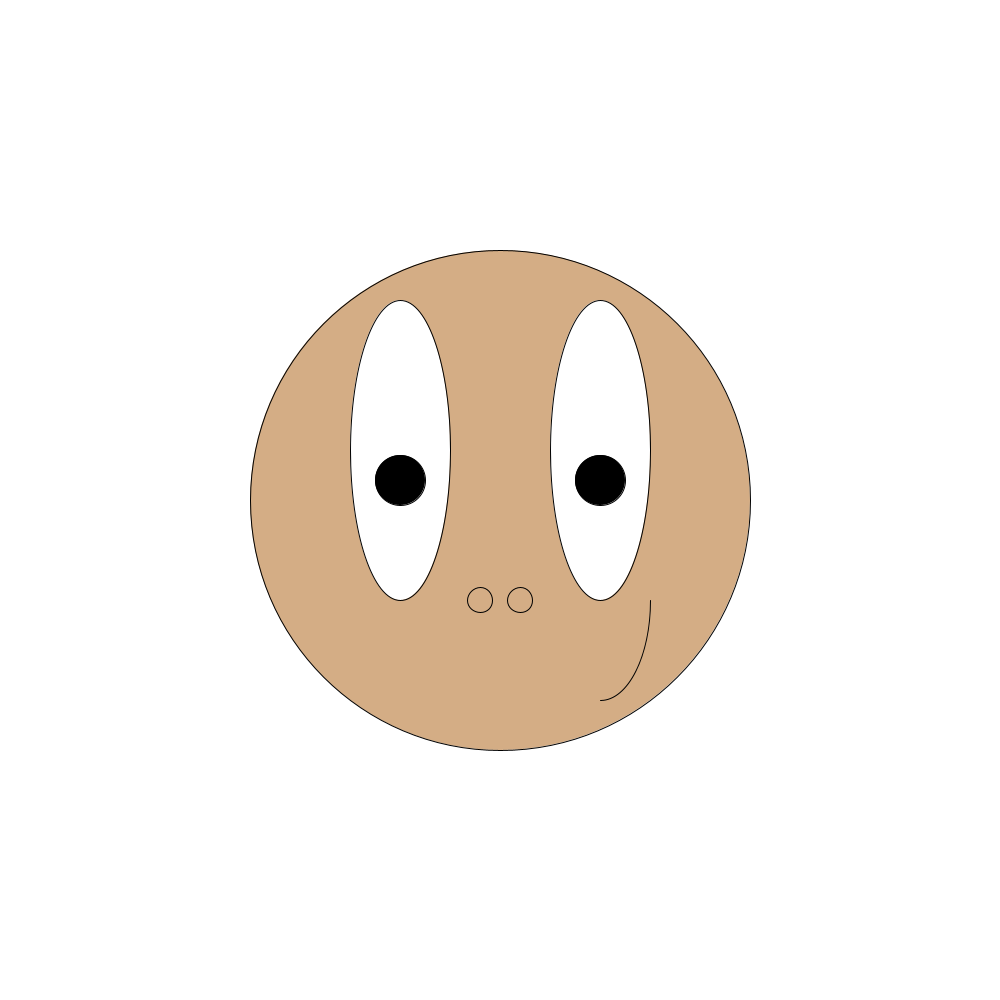
Frame 1 (no input)
Frame 60 (the mouse pressed at the canvas centre just before this capture): identical to frame 1, image omitted
Frame 120 (the mouse held since frame 60 and released just before this capture): identical to frame 1, image omitted

The Processing sketch that drew this single still picture (run headless with seeded random() and noise(); from frame 60 on, the mouse is pressed at the canvas centre):

// Processing sketch: processing_129079
// ── processing_129079.pde

void setup() {
size(1000,1000);
}
void draw() {  
background(255);
fill(200,150,100,200);
ellipse(500,500,500,500); //FACE
fill(255);
ellipse(400,450,100,300); //LEFT EYE
ellipse(600,450,100,300); //RIGHT EYE
fill(200,150,100,200);
noFill();
arc(600,600,100,200,0,HALF_PI); //MOUTH
ellipse(480,600,25,25); //LEFT NOSTRIL
ellipse(520,600,25,25); //RIGHT NOSTRIL
fill(0);
ellipse(600,480,50,50); //LEFT RETNA
fill(0);
ellipse(400,480,50,50); //RIGHT RETNA
}
